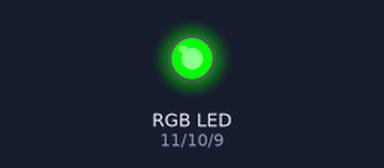
The sketch below on a simulated Arduino Uno, built with avr-gcc and run on an emulated ATmega328P. Shown: an RGB LED mixed from three pins (HIGH = lit). Random numbers use the default seed unless the sketch sets one.

Above: at 0.23 s.
At 6.1 s:
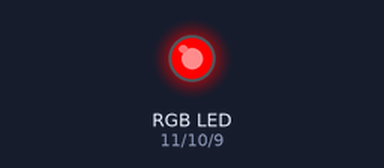
At 37.89 s:
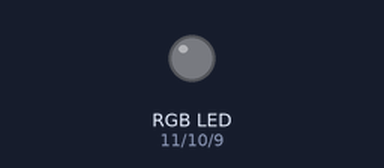
Timing chart, 0 to 40.0 s (numbered marks = the images above):
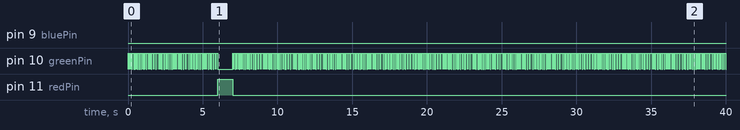

Measured:
- by itself, pin 11 (redPin): LOW → HIGH at 6.0 s, → LOW 1.0 s later

The sketch:

Day_10_V2_sketch_nov2a.ino
```cpp
// Pin definitions for RGB LED
const int redPin = 11;
const int greenPin = 10;
const int bluePin = 9;

// Simulation constants
const int totalStepsForward = 10;
const int maxLeftSteps = 3;
const int maxRightSteps = 3;
const int simulations = 100;

// Outcome counters
int fellLeftCount = 0;
int fellRightCount = 0;
int backedOffCount = 0;
int successCount = 0;

// Setup and initialize
void setup() {
    Serial.begin(9600);
    randomSeed(analogRead(A2)); // Seed for randomness

    pinMode(redPin, OUTPUT);
    pinMode(greenPin, OUTPUT);
    pinMode(bluePin, OUTPUT);
}

// Main loop
void loop() {
    for (int i = 0; i < simulations; i++) {
        runSimulation();
    }

    // Print results after all simulations
    Serial.print("Fell off left: ");
    Serial.println(fellLeftCount);
    Serial.print("Fell off right: ");
    Serial.println(fellRightCount);
    Serial.print("Backed off: ");
    Serial.println(backedOffCount);
    Serial.print("Successful walks: ");
    Serial.println(successCount);

    // Stop the program after displaying results
    while (true);
}

// Run a single simulation of the pirate's walk
void runSimulation() {
    int position = 0; // Horizontal position: -3 = left edge, 0 = center, 3 = right edge
    int stepsForward = 0;

    while (stepsForward < totalStepsForward) {
        float move = random(0, 100) / 100.0;

        if (move < 0.75) {
            stepsForward++; // Move forward
        } else if (move < 0.80) {
            position--; // Move left
        } else if (move < 0.95) {
            position++; // Move right
        } else {
            stepsForward--; // Move backward
        }

        // Check boundaries
        if (position < -maxLeftSteps) {
            fellLeftCount++;
            signalFellLeft();
            return;
        } else if (position > maxRightSteps) {
            fellRightCount++;
            signalFellRight();
            return;
        } else if (stepsForward < 0) {
            backedOffCount++;
            signalBackedOff();
            return;
        }
    }

    // If 10 steps forward were completed
    successCount++;
    signalSuccess();
}

// LED Signals for each outcome

void signalFellLeft() {
    signalMorse("... --- ...   .-.. .-.. .-..", bluePin); // "SOS LLL" in blue
}

void signalFellRight() {
    signalMorse("... --- ...   .-. .-. .-.", bluePin); // "SOS RRR" in blue
}

void signalBackedOff() {
    setColor(redPin);
    delay(1000); // Red LED for 1 second
    setColor(0); // Turn off LED
}

void signalSuccess() {
    signalMorse("... .... .- ...- .   .- -. -..   .-   .... .- .. .-. -.-. ..- -   ..-. --- .-.", greenPin); // "shave and a haircut 2 bits" in green
}

// Morse code helper with color parameter
void signalMorse(String morse, int colorPin) {
    for (int i = 0; i < 3; i++) { // Repeat 3 times
        for (int j = 0; j < morse.length(); j++) {
            if (morse[j] == '.') {
                setColor(colorPin);
                delay(12); // Short blink
            } else if (morse[j] == '-') {
                setColor(colorPin);
                delay(36); // Long blink
            } else {
                setColor(0); // Turn off LED for spaces
            }
            delay(12); // Delay between signals
        }
        delay(30); // Pause between repeats
    }
    setColor(0); // Turn off LED after signaling
}

// Set LED color function
void setColor(int pin) {
    digitalWrite(redPin, LOW);
    digitalWrite(greenPin, LOW);
    digitalWrite(bluePin, LOW);
    if (pin != 0) digitalWrite(pin, HIGH);
}
```
